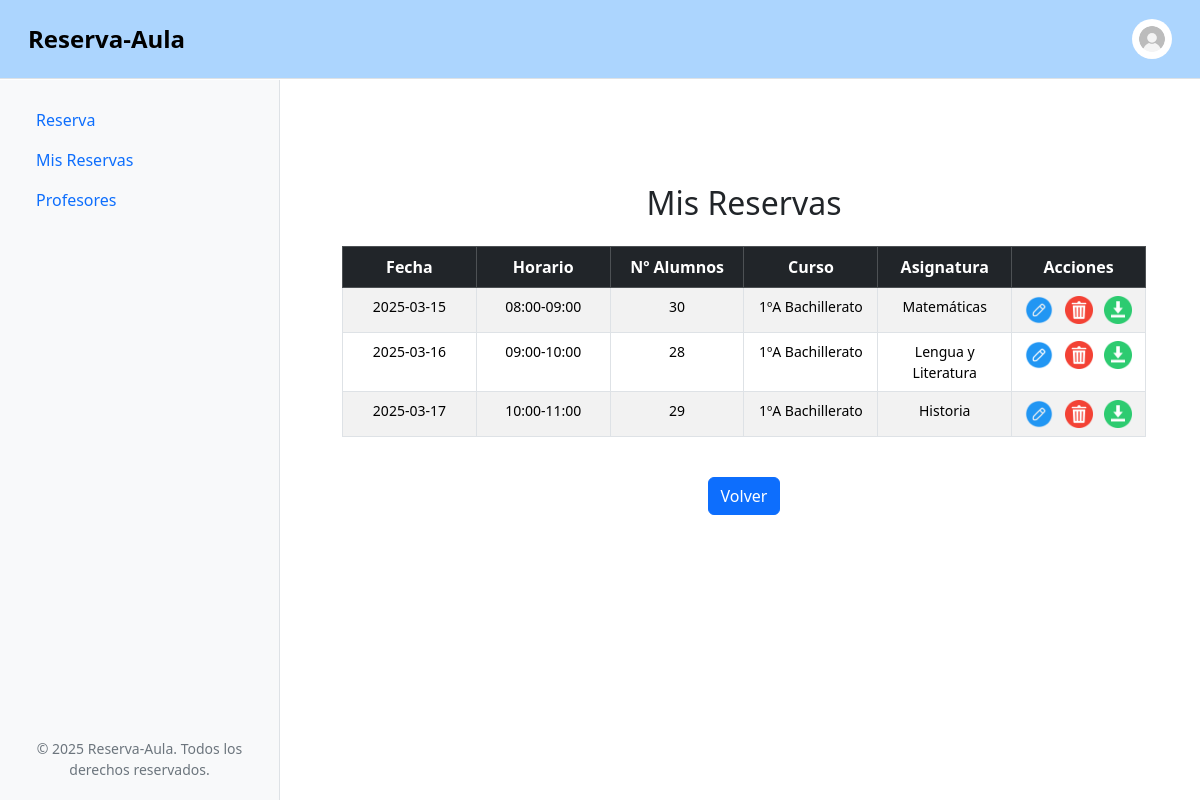
Screenshot of /mis-reservas.php (signed in) with the database file from the repository.
### tables this page shows
CREATE TABLE Reservas (
    IdReserva INT AUTO_INCREMENT,
    Fecha DATE NOT NULL,
    NumAlumnos INT NOT NULL CHECK (NumAlumnos > 0),
    IdCurso INT NOT NULL,
    IdAsignatura INT NOT NULL,
    IdProfesor INT NOT NULL,
    PRIMARY KEY (IdReserva),
    FOREIGN KEY (IdCurso, IdAsignatura, IdProfesor) REFERENCES Profesor_Curso_Asignatura(IdCurso, IdAsignatura, IdProfesor) ON DELETE CASCADE
);

CREATE TABLE Tramos (
    IdTramo INT AUTO_INCREMENT,
    Horario VARCHAR(50) NOT NULL,
    PRIMARY KEY (IdTramo)
);

CREATE TABLE Cursos (
    IdCurso INT AUTO_INCREMENT,
    Nombre VARCHAR(50) NOT NULL,
    NumAlumnos INT NOT NULL CHECK (NumAlumnos >= 0),
    PRIMARY KEY (IdCurso)
);

CREATE TABLE Asignaturas (
    IdAsignatura INT AUTO_INCREMENT PRIMARY KEY,
    Nombre VARCHAR(50) NOT NULL
);

### src/mis-reservas.php (the view, shortened to what this page needs)
<?php
require_once 'includes/header.php';
require_once 'includes/conexion.php';
$idProfesor = $_SESSION['profesor']['IdProfesor'];
$sql = "SELECT R.IdReserva, RT.IdTramo , R.Fecha, R.NumAlumnos, C.Nombre AS Curso, A.Nombre AS Asignatura, T.Horario
        FROM Reservas R
        INNER JOIN Cursos C ON R.IdCurso = C.IdCurso
        INNER JOIN Asignaturas A ON R.IdAsignatura = A.IdAsignatura
        LEFT JOIN Reserva_Tramos RT ON R.IdReserva = RT.IdReserva
        LEFT JOIN Tramos T ON RT.IdTramo = T.IdTramo
        WHERE R.IdProfesor = ?";
$stmt = $db->prepare($sql);
$stmt->bind_param("i", $idProfesor);
$stmt->execute();
$result = $stmt->get_result();
?>
    <div class="container mt-5">
        <h2 class="mb-4 text-center">Mis Reservas</h2>
        <?php if ($result->num_rows > 0): ?>
            <div class="table-responsive">
                <table class="table table-hover table-striped table-bordered text-center">
                    <thead class="table-dark">
                        <tr>
                            <th>Fecha</th>
                            <th>Horario</th>
                            <th>Nº Alumnos</th>
                            <th>Curso</th>
                            <th>Asignatura</th>
                            <th>Acciones</th>
                        </tr>
                    </thead>
                    <tbody>
                        <?php while ($row = $result->fetch_assoc()){ ?>
                            <tr>
                                <td><?= htmlspecialchars($row['Fecha']) ?></td>
                                <td><?= htmlspecialchars($row['Horario']) ?></td>
                                <td><?= htmlspecialchars($row['NumAlumnos']) ?></td>
                                <td><?= htmlspecialchars($row['Curso']) ?></td>
                                <td><?= htmlspecialchars($row['Asignatura']) ?></td>
                                <td>
                                    <a href="editar-reserva.php?id=<?= $row['IdReserva'] ?>" title="Editar" class="me-2">
                                        <img src="assets/img/editar.png" alt="Editar" width="28">
                                    </a>
                                    <a href="acciones/borrar-reserva.php?id=<?= $row['IdReserva'] ?>&idTramo=<?= $row['IdTramo'] ?>" title="Borrar" class="me-2" onclick="return confirm('¿Estás seguro de que deseas eliminar este tramo?');">
                                        <img src="assets/img/borrar.png" alt="Borrar" width="28">
                                    </a>
                                    <a href="descargar-reserva.php?id=<?= $row['IdReserva'] ?>&op=D" title="Descargar PDF">
                                        <img src="assets/img/descargar.png" alt="Descargar PDF" width="28">
                                    </a>
                                </td>
                            </tr>
                        <?php } ?>
                    </tbody>
                </table>
            </div>
        <?php else:?>
            <p class="alert alert-warning text-center">No tienes reservas registradas.</p>
        <?php endif; ?>
        <div class="text-center mt-4">
            <a href="./reserva.php" class="btn btn-primary">Volver</a>
        </div>
    </div>
</body>
</html>
<?php require_once './includes/footer.php'; ?>

### src/assets/css/style.css (style rules this page uses)
.container { margin-top: 80px !important; padding-bottom: 50px; }

### src/mis-reservas.php (style rules this page uses)
.table-responsive { overflow-x: auto; }
a { text-decoration: none; color: inherit; }
th, td { max-width: 200px; word-wrap: break-word; overflow: hidden; }
.table { table-layout: fixed; }
th { padding: 10px; font-size: 16px; }
td { padding: 8px; font-size: 14px; }

### rows the page displays
reservas: Fecha "2025-03-15", tramos.Horario "08:00-09:00", NumAlumnos "30", cursos.Nombre "1ºA Bachillerato", asignaturas.Nombre "Matemáticas"
reservas: Fecha "2025-03-16", tramos.Horario "09:00-10:00", NumAlumnos "28", cursos.Nombre "1ºA Bachillerato", asignaturas.Nombre "Lengua y Literatura"
reservas: Fecha "2025-03-17", tramos.Horario "10:00-11:00", NumAlumnos "29", cursos.Nombre "1ºA Bachillerato", asignaturas.Nombre "Historia"
